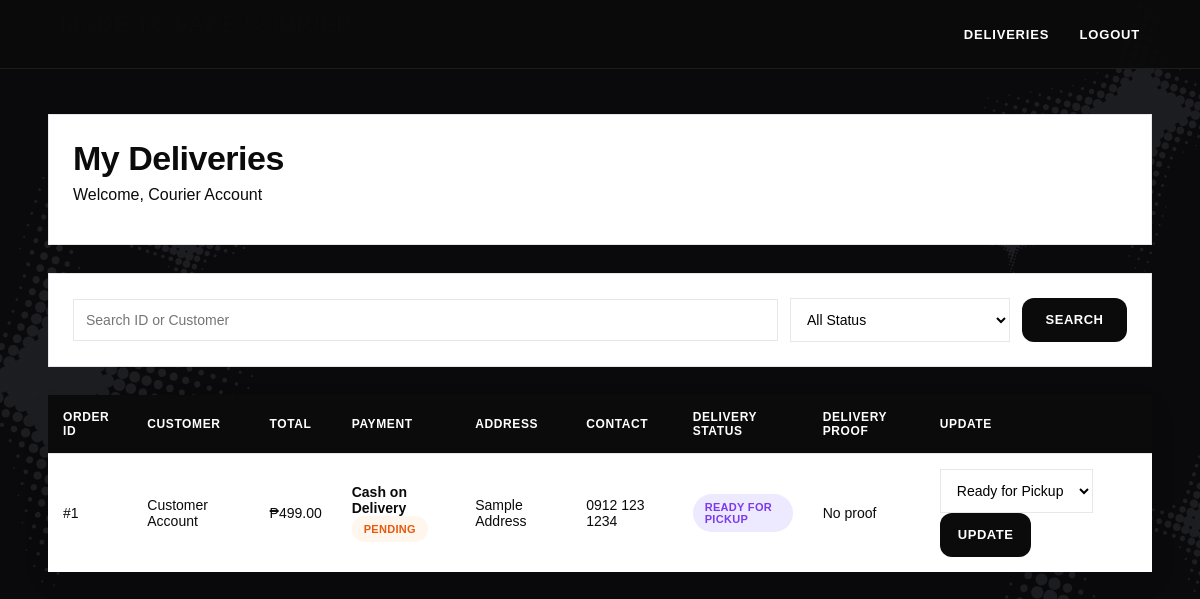
The page /courier/deliveries.php (signed in) on the database as committed earlier.
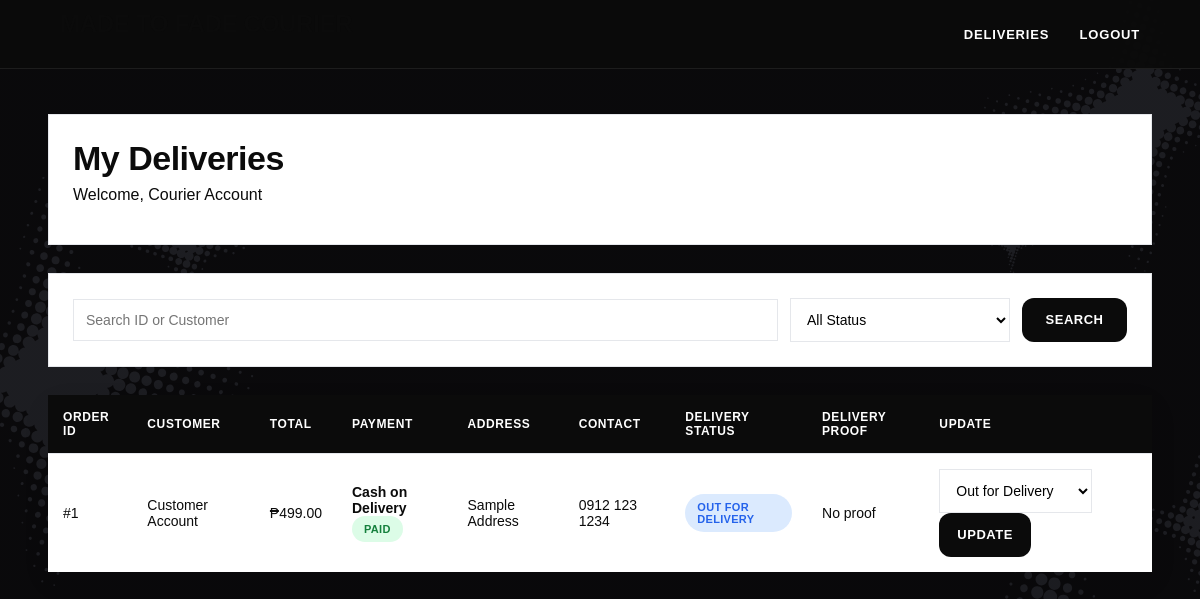
The same page on the database as committed later.
### tables this page shows
CREATE TABLE `orders` (
  `id` int(11) NOT NULL,
  `customer_id` int(11) DEFAULT NULL,
  `courier_id` int(11) DEFAULT NULL,
  `total` decimal(10,2) DEFAULT NULL,
  `order_status` varchar(50) DEFAULT NULL,
  `delivery_status` varchar(50) DEFAULT NULL,
  `payment_method` varchar(50) DEFAULT NULL,
  `payment_status` varchar(50) DEFAULT 'Pending',
  `stock_deducted` varchar(10) DEFAULT 'No',
  `proof_image` varchar(255) DEFAULT NULL,
  `payment_proof` varchar(255) DEFAULT NULL,
  `address` varchar(255) DEFAULT NULL,
  `contact_number` varchar(20) DEFAULT NULL,
  `date_created` timestamp NULL DEFAULT current_timestamp(),
  `payment_screenshot` varchar(255) DEFAULT NULL,
  `payment_reference` varchar(100) DEFAULT NULL,
  `payment_reject_reason` varchar(255) DEFAULT NULL
);

CREATE TABLE `users` (
  `id` int(11) NOT NULL,
  `fullname` varchar(100) DEFAULT NULL,
  `username` varchar(50) DEFAULT NULL,
  `password` varchar(100) DEFAULT NULL,
  `role` varchar(20) DEFAULT NULL
);

### courier/deliveries.php (the view, shortened to what this page needs)
<?php
include "../includes/config.php";
$courier_id = $_SESSION['user_id'];
$search = isset($_GET['search']) ? mysqli_real_escape_string($conn, $_GET['search']) : "";
$sql = "SELECT orders.*, users.fullname
        FROM orders
        JOIN users ON orders.customer_id = users.id
        WHERE orders.courier_id='$courier_id'";
$sql .= " ORDER BY orders.id DESC";
$result = mysqli_query($conn, $sql);
?>
<!DOCTYPE html>
<html>
<head>
    <link rel="stylesheet" href="../css/style.css">
</head>
<body class="bg-image">
<div class="navbar">
    <h2>MADE TO FADE COURIER</h2>
    <div>
        <a href="deliveries.php">Deliveries</a>
        <a href="../logout.php">Logout</a>
    </div>
</div>
<div class="admin-container">
<div class="panel">
<h1>My Deliveries</h1>
<p>Welcome, <?php echo $_SESSION['fullname']; ?></p>
</div>
<div class="panel">
<form method="GET" class="filter-wrapper">
    <input type="text" name="search" placeholder="Search ID or Customer"
           value="<?php echo htmlspecialchars($search); ?>">
    <select name="status">
        <option value="">All Status</option>
    </select>
    <button type="submit" class="btn">Search</button>
</form>
</div>
<table>
<tr>
    <th>Order ID</th>
    <th>Customer</th>
    <th>Total</th>
    <th>Payment</th>
    <th>Address</th>
    <th>Contact</th>
    <th>Delivery Status</th>
    <th>Delivery Proof</th>
    <th>Update</th>
</tr>
<?php if(mysqli_num_rows($result) > 0){ ?>
<?php while($row = mysqli_fetch_assoc($result)){ ?>
<tr>
    <td>#<?php echo $row['id']; ?></td>
    <td><?php echo $row['fullname']; ?></td>
    <td>₱<?php echo $row['total']; ?></td>
    <td>
        <strong><?php echo $row['payment_method']; ?></strong><br>
        <span class="status <?php echo $row['payment_status'] == 'Paid' ? 'completed' : 'pending'; ?>">
            <?php echo $row['payment_status']; ?>
        </span>
    </td>
    <td><?php echo $row['address']; ?></td>
    <td><?php echo $row['contact_number']; ?></td>
    <td>
        <?php
        $delivery_class = "preparing";
        if($row['delivery_status'] == "Ready for Pickup" || $row['delivery_status'] == "Picked Up"){
            $delivery_class = "pickup";
        }
        if($row['delivery_status'] == "Out for Delivery"){
            $delivery_class = "delivery";
        }
        ?>
        <span class="status <?php echo $delivery_class; ?>">
            <?php echo $row['delivery_status']; ?>
        </span>
    </td>
    <td>
        <?php if($row['proof_image'] != ""){ ?>
            <a href="../uploads/proofs/<?php echo $row['proof_image']; ?>" target="_blank">
                <img src="../uploads/proofs/<?php echo $row['proof_image']; ?>" class="proof-img">
            </a>
        <?php } else { ?>
            No proof
        <?php } ?>
    </td>
    <td>
        <form method="POST" enctype="multipart/form-data">
            <select name="delivery_status" onchange="showProof(this)">
                <option value="Ready for Pickup" <?php if($row['delivery_status']=="Ready for Pickup") echo "selected"; ?>>Ready for Pickup</option>
                <option value="Out for Delivery" <?php if($row['delivery_status']=="Out for Delivery") echo "selected"; ?>>Out for Delivery</option>
            </select>
            <button type="submit" name="update" class="btn">Update</button>
        </form>
    </td>
</tr>
<?php } ?>
<?php } else { ?>
<tr>
    <td colspan="9" style="text-align:center;">No deliveries found.</td>
</tr>
<?php } ?>
</table>
</div>
</body>
</html>

Rows that differ between the two databases and show on the page:
changed orders "Cash on Delivery": payment_status "PENDING" → "PAID"; delivery_status "READY FOR PICKUP" → "OUT FOR DELIVERY"; delivery_status "Ready for Pickup" → "Out for Delivery"
